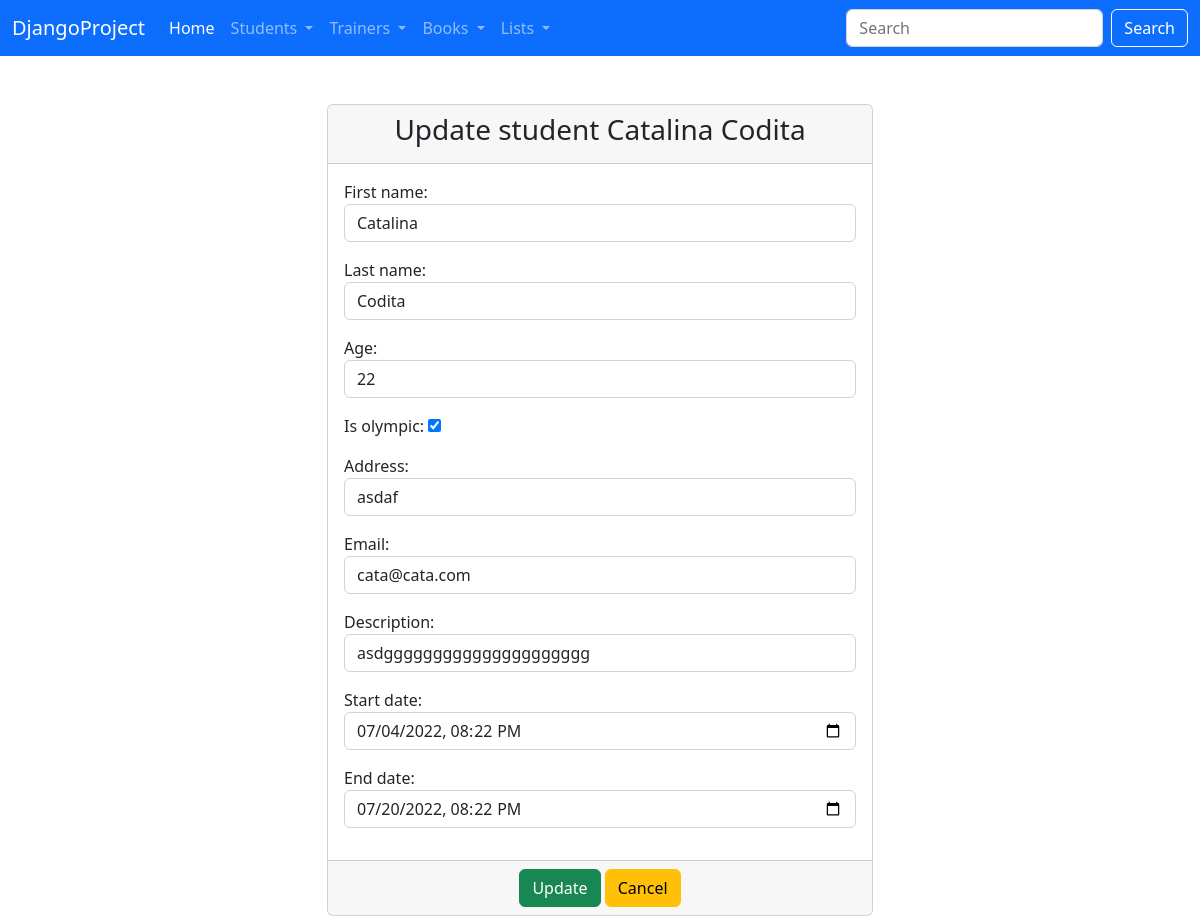
Screenshot of /update_student/7/ with the database file from the repository.
### student/models.py (models this page shows)
class Student(models.Model):
    first_name = models.CharField(max_length=30)
    last_name = models.CharField(max_length=30)
    age = models.IntegerField()
    is_olympic = models.BooleanField(default=False)
    address = models.CharField(max_length=150)
    email = models.EmailField(max_length=50)
    description = models.TextField(max_length=300)
    start_date = models.DateTimeField()
    end_date = models.DateTimeField()
    active = models.BooleanField(default=True)
    created_at = models.DateTimeField(auto_now_add=True)
    updated_at = models.DateTimeField(auto_now=True)
    def __str__(self):
        return f"{self.first_name} {self.last_name}"

### student/views.py (the view)
# urls.py: path('update_student/<int:pk>/', views.StudentUpdateView.as_view(), name='update-student'),
class StudentUpdateView(UpdateView):
    template_name = 'student/update_student.html'
    model = Student
    form_class = StudentForm
    success_url = reverse_lazy('list-of-students')

### student/forms.py
class StudentForm(forms.ModelForm):
    class Meta:
        model = Student
        fields = ['first_name', 'last_name', 'age', 'is_olympic', 'address', 'email', 'description', 'trainer',
                  'start_date', 'end_date']
        widgets = {
            'first_name': TextInput(attrs={'placeholder': 'Please enter your first name', 'class': 'form-control'}),
            'last_name': TextInput(attrs={'placeholder': 'Please enter your last name', 'class': 'form-control'}),
            'age': TextInput(attrs={'placeholder': 'Please enter your age', 'class': 'form-control'}),
            'address': TextInput(attrs={'placeholder': 'Please enter your age', 'class': 'form-control'}),
            'email': EmailInput(attrs={'placeholder': 'Please enter your address', 'class': 'form-control'}),
            'description': TextInput(attrs={'placeholder': 'Please enter a description', 'class': 'form-control'}),
            'start_date': DateTimeInput(attrs={'class': 'form-control', 'type': 'datetime-local'}),
            'end_date': DateTimeInput(attrs={'class': 'form-control', 'type': 'datetime-local'}),
            'trainer': Select(attrs={'class': 'form-select'}),
        }

### templates/student/update_student.html (shortened to what this page needs)
{% extends 'base.html' %}
{% block content %}
    <div class="container">
        <div class="row">
            <div class="col-md-6 offset-md-3"><br><br>
                <div class="card">
                    <div class="card-header">
                        <h3 class="text-center">Update student {{ student }}</h3>
                    </div>
                    <form method="post">
                       <div class="card-body">
                            {{ form.as_p }}
                        </div>
                        <div class="card-footer text-center">
                            <button class="btn btn-success" type="submit">Update</button>
                            <button href="{% url 'list-of-students' %}" class="btn btn-warning" >Cancel</button>
                        </div>
                    </form>
                </div>
            </div>
        </div>
    </div>
{% endblock %}

### rows the page displays
Student: first_name+last_name "Catalina Codita", first_name "Catalina", last_name "Codita", age "22", is_olympic "☑", address "asdaf", email "cata@cata.com", description "asdggggggggggggggggggggg", start_date "07/04/2022 20:22", end_date "07/20/2022 20:22"
